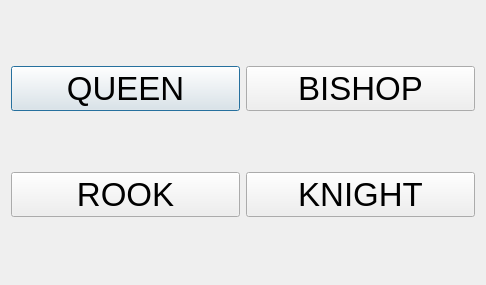
<?xml version="1.0" encoding="UTF-8"?>
<ui version="4.0">
 <class>PawnDialog</class>
 <widget class="QDialog" name="PawnDialog">
  <property name="geometry">
   <rect>
    <x>0</x>
    <y>0</y>
    <width>486</width>
    <height>285</height>
   </rect>
  </property>
  <property name="windowTitle">
   <string>Dialog</string>
  </property>
  <layout class="QGridLayout" name="gridLayout">
   <item row="0" column="0">
    <widget class="QPushButton" name="pushButton">
     <property name="font">
      <font>
       <pointsize>25</pointsize>
      </font>
     </property>
     <property name="text">
      <string>QUEEN</string>
     </property>
     <property name="icon">
      <iconset resource="res.qrc">
       <normaloff>:/pic/white_queen.png</normaloff>:/pic/white_queen.png</iconset>
     </property>
     <property name="iconSize">
      <size>
       <width>100</width>
       <height>100</height>
      </size>
     </property>
    </widget>
   </item>
   <item row="0" column="1">
    <widget class="QPushButton" name="pushButton_3">
     <property name="font">
      <font>
       <pointsize>25</pointsize>
      </font>
     </property>
     <property name="text">
      <string>BISHOP</string>
     </property>
     <property name="icon">
      <iconset resource="res.qrc">
       <normaloff>:/pic/white_bishop.png</normaloff>:/pic/white_bishop.png</iconset>
     </property>
     <property name="iconSize">
      <size>
       <width>100</width>
       <height>100</height>
      </size>
     </property>
    </widget>
   </item>
   <item row="1" column="0">
    <widget class="QPushButton" name="pushButton_2">
     <property name="font">
      <font>
       <pointsize>25</pointsize>
      </font>
     </property>
     <property name="text">
      <string>ROOK</string>
     </property>
     <property name="icon">
      <iconset resource="res.qrc">
       <normaloff>:/pic/white_rook.png</normaloff>:/pic/white_rook.png</iconset>
     </property>
     <property name="iconSize">
      <size>
       <width>100</width>
       <height>100</height>
      </size>
     </property>
    </widget>
   </item>
   <item row="1" column="1">
    <widget class="QPushButton" name="pushButton_4">
     <property name="font">
      <font>
       <pointsize>25</pointsize>
      </font>
     </property>
     <property name="text">
      <string>KNIGHT</string>
     </property>
     <property name="icon">
      <iconset resource="res.qrc">
       <normaloff>:/pic/white_knight.png</normaloff>:/pic/white_knight.png</iconset>
     </property>
     <property name="iconSize">
      <size>
       <width>100</width>
       <height>100</height>
      </size>
     </property>
    </widget>
   </item>
  </layout>
 </widget>
 <resources>
  <include location="res.qrc"/>
 </resources>
 <connections/>
</ui>
